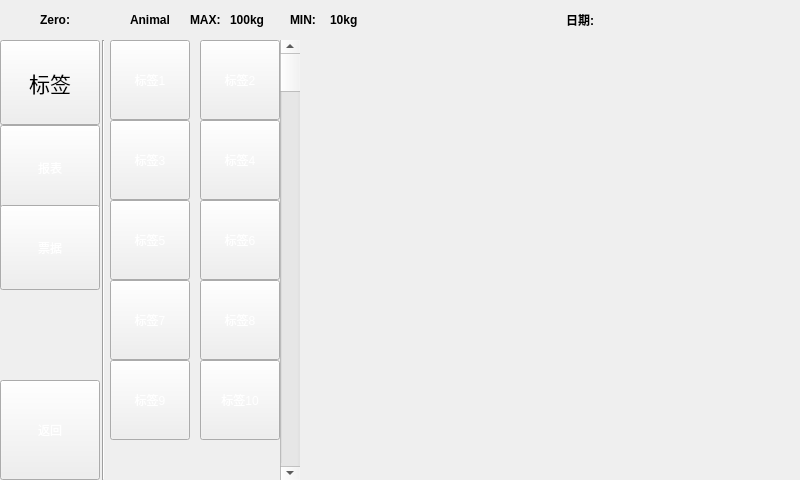
<?xml version="1.0" encoding="UTF-8"?>
<ui version="4.0">
 <class>Printer</class>
 <widget class="QWidget" name="Printer">
  <property name="geometry">
   <rect>
    <x>0</x>
    <y>0</y>
    <width>800</width>
    <height>480</height>
   </rect>
  </property>
  <property name="windowTitle">
   <string>Form</string>
  </property>
  <widget class="QLabel" name="label_8">
   <property name="geometry">
    <rect>
     <x>190</x>
     <y>0</y>
     <width>40</width>
     <height>40</height>
    </rect>
   </property>
   <property name="font">
    <font>
     <weight>75</weight>
     <bold>true</bold>
    </font>
   </property>
   <property name="styleSheet">
    <string notr="true">color: rgb(0, 0, 0);</string>
   </property>
   <property name="text">
    <string>MAX:</string>
   </property>
  </widget>
  <widget class="QLabel" name="label_date">
   <property name="geometry">
    <rect>
     <x>610</x>
     <y>0</y>
     <width>180</width>
     <height>40</height>
    </rect>
   </property>
   <property name="font">
    <font>
     <weight>75</weight>
     <italic>false</italic>
     <bold>true</bold>
    </font>
   </property>
   <property name="styleSheet">
    <string notr="true">color: rgb(0, 0, 0);</string>
   </property>
   <property name="text">
    <string/>
   </property>
   <property name="alignment">
    <set>Qt::AlignCenter</set>
   </property>
  </widget>
  <widget class="QLabel" name="label_11">
   <property name="geometry">
    <rect>
     <x>290</x>
     <y>0</y>
     <width>40</width>
     <height>40</height>
    </rect>
   </property>
   <property name="font">
    <font>
     <weight>75</weight>
     <bold>true</bold>
    </font>
   </property>
   <property name="styleSheet">
    <string notr="true">color: rgb(0, 0, 0);</string>
   </property>
   <property name="text">
    <string>MIN:</string>
   </property>
  </widget>
  <widget class="QLabel" name="label_13">
   <property name="geometry">
    <rect>
     <x>550</x>
     <y>0</y>
     <width>60</width>
     <height>40</height>
    </rect>
   </property>
   <property name="font">
    <font>
     <weight>75</weight>
     <italic>false</italic>
     <bold>true</bold>
    </font>
   </property>
   <property name="styleSheet">
    <string notr="true">color: rgb(0, 0, 0);</string>
   </property>
   <property name="text">
    <string>日期:</string>
   </property>
   <property name="alignment">
    <set>Qt::AlignCenter</set>
   </property>
  </widget>
  <widget class="QLabel" name="label_5">
   <property name="geometry">
    <rect>
     <x>10</x>
     <y>0</y>
     <width>60</width>
     <height>40</height>
    </rect>
   </property>
   <property name="font">
    <font>
     <weight>75</weight>
     <bold>true</bold>
    </font>
   </property>
   <property name="styleSheet">
    <string notr="true">background:transparent;
color: rgb(0, 0, 0);</string>
   </property>
   <property name="text">
    <string>Zero:</string>
   </property>
   <property name="alignment">
    <set>Qt::AlignRight|Qt::AlignTrailing|Qt::AlignVCenter</set>
   </property>
  </widget>
  <widget class="QLabel" name="label_9">
   <property name="geometry">
    <rect>
     <x>230</x>
     <y>0</y>
     <width>60</width>
     <height>40</height>
    </rect>
   </property>
   <property name="font">
    <font>
     <pointsize>9</pointsize>
     <weight>75</weight>
     <bold>true</bold>
    </font>
   </property>
   <property name="styleSheet">
    <string notr="true">color: rgb(0, 0, 0);</string>
   </property>
   <property name="text">
    <string>100kg</string>
   </property>
  </widget>
  <widget class="QLabel" name="label_35">
   <property name="geometry">
    <rect>
     <x>860</x>
     <y>70</y>
     <width>60</width>
     <height>40</height>
    </rect>
   </property>
   <property name="font">
    <font>
     <weight>75</weight>
     <italic>false</italic>
     <bold>true</bold>
    </font>
   </property>
   <property name="styleSheet">
    <string notr="true">color: rgb(0, 0, 0);</string>
   </property>
   <property name="text">
    <string>日期:</string>
   </property>
   <property name="alignment">
    <set>Qt::AlignCenter</set>
   </property>
  </widget>
  <widget class="QLabel" name="label_10">
   <property name="geometry">
    <rect>
     <x>330</x>
     <y>0</y>
     <width>60</width>
     <height>40</height>
    </rect>
   </property>
   <property name="font">
    <font>
     <weight>75</weight>
     <italic>false</italic>
     <bold>true</bold>
    </font>
   </property>
   <property name="styleSheet">
    <string notr="true">color: rgb(0, 0, 0);</string>
   </property>
   <property name="text">
    <string>10kg</string>
   </property>
  </widget>
  <widget class="QLabel" name="label_date_2">
   <property name="geometry">
    <rect>
     <x>920</x>
     <y>70</y>
     <width>180</width>
     <height>40</height>
    </rect>
   </property>
   <property name="font">
    <font>
     <weight>75</weight>
     <italic>false</italic>
     <bold>true</bold>
    </font>
   </property>
   <property name="styleSheet">
    <string notr="true">color: rgb(0, 0, 0);</string>
   </property>
   <property name="text">
    <string/>
   </property>
   <property name="alignment">
    <set>Qt::AlignCenter</set>
   </property>
  </widget>
  <widget class="QLabel" name="label_7">
   <property name="geometry">
    <rect>
     <x>130</x>
     <y>0</y>
     <width>60</width>
     <height>40</height>
    </rect>
   </property>
   <property name="font">
    <font>
     <weight>75</weight>
     <bold>true</bold>
    </font>
   </property>
   <property name="styleSheet">
    <string notr="true">color: rgb(0, 0, 0);</string>
   </property>
   <property name="text">
    <string>Animal</string>
   </property>
  </widget>
  <widget class="QLabel" name="label_6">
   <property name="geometry">
    <rect>
     <x>70</x>
     <y>0</y>
     <width>60</width>
     <height>40</height>
    </rect>
   </property>
   <property name="font">
    <font>
     <weight>75</weight>
     <bold>true</bold>
    </font>
   </property>
   <property name="styleSheet">
    <string notr="true">color: rgb(0, 0, 0);</string>
   </property>
   <property name="text">
    <string/>
   </property>
  </widget>
  <widget class="QPushButton" name="pushButton">
   <property name="geometry">
    <rect>
     <x>0</x>
     <y>40</y>
     <width>100</width>
     <height>85</height>
    </rect>
   </property>
   <property name="styleSheet">
    <string notr="true">background-image: url(:/other/other/67.bmp);
color: black;
font: 16pt ;</string>
   </property>
   <property name="text">
    <string>标签</string>
   </property>
  </widget>
  <widget class="QPushButton" name="pushButton_2">
   <property name="geometry">
    <rect>
     <x>0</x>
     <y>125</y>
     <width>100</width>
     <height>85</height>
    </rect>
   </property>
   <property name="styleSheet">
    <string notr="true">background-image: url(:/other/other/67.bmp);
color: rgb(255, 255, 255);
font: 16pt &quot;Sans Serif&quot;;</string>
   </property>
   <property name="text">
    <string>报表</string>
   </property>
  </widget>
  <widget class="QPushButton" name="pushButton_5">
   <property name="geometry">
    <rect>
     <x>0</x>
     <y>380</y>
     <width>100</width>
     <height>100</height>
    </rect>
   </property>
   <property name="styleSheet">
    <string notr="true">background-image: url(:/other/other/67.bmp);
color: rgb(255, 255, 255);
font: 16pt &quot;Sans Serif&quot;;</string>
   </property>
   <property name="text">
    <string>返回</string>
   </property>
  </widget>
  <widget class="QStackedWidget" name="stackedWidget">
   <property name="geometry">
    <rect>
     <x>100</x>
     <y>40</y>
     <width>200</width>
     <height>440</height>
    </rect>
   </property>
   <widget class="QWidget" name="page">
    <widget class="QScrollBar" name="verticalScrollBar">
     <property name="geometry">
      <rect>
       <x>180</x>
       <y>0</y>
       <width>20</width>
       <height>440</height>
      </rect>
     </property>
     <property name="orientation">
      <enum>Qt::Vertical</enum>
     </property>
    </widget>
    <widget class="QWidget" name="widget" native="true">
     <property name="geometry">
      <rect>
       <x>0</x>
       <y>0</y>
       <width>180</width>
       <height>560</height>
      </rect>
     </property>
     <widget class="QPushButton" name="pushButton_6">
      <property name="geometry">
       <rect>
        <x>10</x>
        <y>0</y>
        <width>80</width>
        <height>80</height>
       </rect>
      </property>
      <property name="styleSheet">
       <string notr="true">background-image: url(:/other/other/67.bmp);
color: rgb(255, 255, 255);
font: 12pt &quot;Sans Serif&quot;;</string>
      </property>
      <property name="text">
       <string>标签1</string>
      </property>
     </widget>
     <widget class="QPushButton" name="pushButton_7">
      <property name="geometry">
       <rect>
        <x>100</x>
        <y>0</y>
        <width>80</width>
        <height>80</height>
       </rect>
      </property>
      <property name="styleSheet">
       <string notr="true">background-image: url(:/other/other/67.bmp);
color: rgb(255, 255, 255);
font: 12pt &quot;Sans Serif&quot;;</string>
      </property>
      <property name="text">
       <string>标签2</string>
      </property>
     </widget>
     <widget class="QPushButton" name="pushButton_8">
      <property name="geometry">
       <rect>
        <x>10</x>
        <y>80</y>
        <width>80</width>
        <height>80</height>
       </rect>
      </property>
      <property name="styleSheet">
       <string notr="true">background-image: url(:/other/other/67.bmp);
color: rgb(255, 255, 255);
font: 12pt &quot;Sans Serif&quot;;</string>
      </property>
      <property name="text">
       <string>标签3</string>
      </property>
     </widget>
     <widget class="QPushButton" name="pushButton_9">
      <property name="geometry">
       <rect>
        <x>100</x>
        <y>80</y>
        <width>80</width>
        <height>80</height>
       </rect>
      </property>
      <property name="styleSheet">
       <string notr="true">background-image: url(:/other/other/67.bmp);
color: rgb(255, 255, 255);
font: 12pt &quot;Sans Serif&quot;;</string>
      </property>
      <property name="text">
       <string>标签4</string>
      </property>
     </widget>
     <widget class="QPushButton" name="pushButton_10">
      <property name="geometry">
       <rect>
        <x>10</x>
        <y>160</y>
        <width>80</width>
        <height>80</height>
       </rect>
      </property>
      <property name="styleSheet">
       <string notr="true">background-image: url(:/other/other/67.bmp);
color: rgb(255, 255, 255);
font: 12pt &quot;Sans Serif&quot;;</string>
      </property>
      <property name="text">
       <string>标签5</string>
      </property>
     </widget>
     <widget class="QPushButton" name="pushButton_11">
      <property name="geometry">
       <rect>
        <x>100</x>
        <y>160</y>
        <width>80</width>
        <height>80</height>
       </rect>
      </property>
      <property name="styleSheet">
       <string notr="true">background-image: url(:/other/other/67.bmp);
color: rgb(255, 255, 255);
font: 12pt &quot;Sans Serif&quot;;</string>
      </property>
      <property name="text">
       <string>标签6</string>
      </property>
     </widget>
     <widget class="QPushButton" name="pushButton_12">
      <property name="geometry">
       <rect>
        <x>10</x>
        <y>240</y>
        <width>80</width>
        <height>80</height>
       </rect>
      </property>
      <property name="styleSheet">
       <string notr="true">background-image: url(:/other/other/67.bmp);
color: rgb(255, 255, 255);
font: 12pt &quot;Sans Serif&quot;;</string>
      </property>
      <property name="text">
       <string>标签7</string>
      </property>
     </widget>
     <widget class="QPushButton" name="pushButton_13">
      <property name="geometry">
       <rect>
        <x>100</x>
        <y>240</y>
        <width>80</width>
        <height>80</height>
       </rect>
      </property>
      <property name="styleSheet">
       <string notr="true">background-image: url(:/other/other/67.bmp);
color: rgb(255, 255, 255);
font: 12pt &quot;Sans Serif&quot;;</string>
      </property>
      <property name="text">
       <string>标签8</string>
      </property>
     </widget>
     <widget class="QPushButton" name="pushButton_14">
      <property name="geometry">
       <rect>
        <x>10</x>
        <y>320</y>
        <width>80</width>
        <height>80</height>
       </rect>
      </property>
      <property name="styleSheet">
       <string notr="true">background-image: url(:/other/other/67.bmp);
color: rgb(255, 255, 255);
font: 12pt &quot;Sans Serif&quot;;</string>
      </property>
      <property name="text">
       <string>标签9</string>
      </property>
     </widget>
     <widget class="QPushButton" name="pushButton_15">
      <property name="geometry">
       <rect>
        <x>100</x>
        <y>320</y>
        <width>80</width>
        <height>80</height>
       </rect>
      </property>
      <property name="styleSheet">
       <string notr="true">background-image: url(:/other/other/67.bmp);
color: rgb(255, 255, 255);
font: 12pt &quot;Sans Serif&quot;;</string>
      </property>
      <property name="text">
       <string>标签10</string>
      </property>
     </widget>
     <widget class="Line" name="line">
      <property name="geometry">
       <rect>
        <x>0</x>
        <y>0</y>
        <width>6</width>
        <height>440</height>
       </rect>
      </property>
      <property name="orientation">
       <enum>Qt::Vertical</enum>
      </property>
     </widget>
    </widget>
   </widget>
   <widget class="QWidget" name="page_2">
    <widget class="QPushButton" name="pushButton_18">
     <property name="geometry">
      <rect>
       <x>100</x>
       <y>10</y>
       <width>80</width>
       <height>80</height>
      </rect>
     </property>
     <property name="styleSheet">
      <string notr="true">background-image: url(:/other/other/67.bmp);
color: rgb(255, 255, 255);
font: 12pt &quot;Sans Serif&quot;;</string>
     </property>
     <property name="text">
      <string>月报表</string>
     </property>
    </widget>
    <widget class="QPushButton" name="pushButton_19">
     <property name="geometry">
      <rect>
       <x>10</x>
       <y>10</y>
       <width>80</width>
       <height>80</height>
      </rect>
     </property>
     <property name="styleSheet">
      <string notr="true">background-image: url(:/other/other/67.bmp);
color: rgb(255, 255, 255);
font: 12pt &quot;Sans Serif&quot;;</string>
     </property>
     <property name="text">
      <string>日报表</string>
     </property>
    </widget>
    <widget class="QPushButton" name="pushButton_20">
     <property name="geometry">
      <rect>
       <x>100</x>
       <y>90</y>
       <width>80</width>
       <height>80</height>
      </rect>
     </property>
     <property name="styleSheet">
      <string notr="true">background-image: url(:/other/other/67.bmp);
color: rgb(255, 255, 255);
font: 12pt &quot;Sans Serif&quot;;</string>
     </property>
     <property name="text">
      <string>货品报表</string>
     </property>
    </widget>
    <widget class="QPushButton" name="pushButton_21">
     <property name="geometry">
      <rect>
       <x>10</x>
       <y>90</y>
       <width>80</width>
       <height>80</height>
      </rect>
     </property>
     <property name="styleSheet">
      <string notr="true">background-image: url(:/other/other/67.bmp);
color: rgb(255, 255, 255);
font: 12pt &quot;Sans Serif&quot;;</string>
     </property>
     <property name="text">
      <string>产品报表</string>
     </property>
    </widget>
    <widget class="QPushButton" name="pushButton_22">
     <property name="geometry">
      <rect>
       <x>10</x>
       <y>170</y>
       <width>80</width>
       <height>80</height>
      </rect>
     </property>
     <property name="styleSheet">
      <string notr="true">background-image: url(:/other/other/67.bmp);
color: rgb(255, 255, 255);
font: 12pt &quot;Sans Serif&quot;;</string>
     </property>
     <property name="text">
      <string>操作员报表</string>
     </property>
    </widget>
   </widget>
   <widget class="QWidget" name="page_3">
    <widget class="QPushButton" name="pushButton_16">
     <property name="geometry">
      <rect>
       <x>10</x>
       <y>0</y>
       <width>80</width>
       <height>80</height>
      </rect>
     </property>
     <property name="styleSheet">
      <string notr="true">background-image: url(:/other/other/67.bmp);
color: black;
font: 12pt &quot;Sans Serif&quot;;</string>
     </property>
     <property name="text">
      <string>标签1</string>
     </property>
    </widget>
   </widget>
   <widget class="QWidget" name="page_4"/>
  </widget>
  <widget class="Line" name="line_2">
   <property name="geometry">
    <rect>
     <x>100</x>
     <y>40</y>
     <width>6</width>
     <height>440</height>
    </rect>
   </property>
   <property name="orientation">
    <enum>Qt::Vertical</enum>
   </property>
  </widget>
  <widget class="QLabel" name="label">
   <property name="geometry">
    <rect>
     <x>300</x>
     <y>40</y>
     <width>500</width>
     <height>440</height>
    </rect>
   </property>
   <property name="text">
    <string/>
   </property>
  </widget>
  <widget class="QPushButton" name="pushButton_3">
   <property name="geometry">
    <rect>
     <x>0</x>
     <y>205</y>
     <width>100</width>
     <height>85</height>
    </rect>
   </property>
   <property name="styleSheet">
    <string notr="true">background-image: url(:/other/other/67.bmp);
color: rgb(255, 255, 255);
font: 16pt &quot;Sans Serif&quot;;</string>
   </property>
   <property name="text">
    <string>票据</string>
   </property>
  </widget>
 </widget>
 <resources/>
 <connections/>
</ui>
